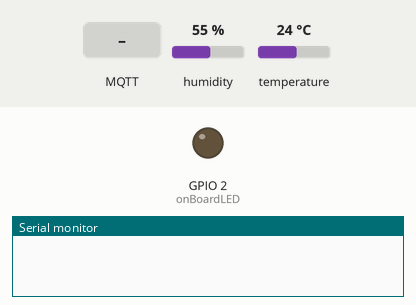
Bench run of a program on a simulated ESP32. On the bench: output pins drawn as LEDs (lit = HIGH), the last lines printed to the serial monitor. Inputs (shaded band) come from the test bench; at power-on: humidity 55 %, temperature 24 °C. No MQTT or app messages arrive unless stated.

Above: at 5.8 s.
5.9 s: MQTT message "ON" arrives on the first subscribed topic
At 7.4 s:
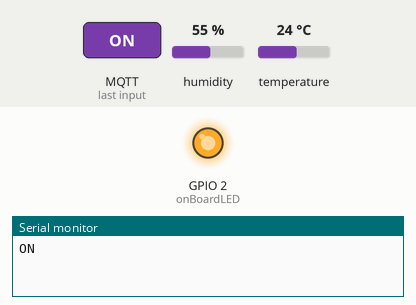
8.1 s: MQTT message "OFF" arrives on the first subscribed topic
At 10.0 s:
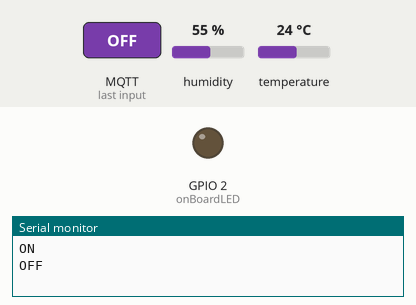
Timing chart, 0 to 11.5 s (numbered marks = the images above; inputs shaded):
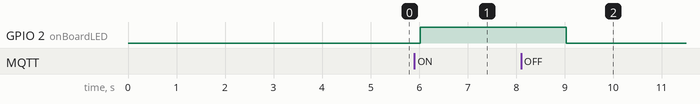

The program:

main.cpp
```cpp
#include <Arduino.h>
#include <WiFi.h>
#include "EspMQTTClient.h"
#include "DHTesp.h"
#include "string.h"

#define DHTpin 13

DHTesp dht;

const int onBoardLED = 2;
const String *LEDIsTrue;
const char *mqtt_topic_temp = "nr_nodered/Temperature";
const char *mqtt_topic_hum = "nr_nodered/Humidity";
const char *mqtt_topic_switch = "nr_nodered/Switch";

EspMQTTClient client(
    "Andre",
    "Andre1818",
    "test.mosquitto.org", // MQTT Broker
    "",                   // Can be omitted if not needed
    "",                   // Can be omitted if not needed
    "andreESP",           // Client name that uniquely identify your device
    1883                  // The MQTT port, default to 1883. this line can be omitted
);

void LEDToggle(const String &LED)
{
  if (LED == "ON")
  {
    digitalWrite(onBoardLED, HIGH);
  }
  else if (LED == "OFF")
  {
    digitalWrite(onBoardLED, LOW);
  }
}

void setup()
{
  Serial.begin(115200);
  pinMode(onBoardLED, OUTPUT);
  // Optionnal functionnalities of EspMQTTClient :
  client.enableDebuggingMessages();                                          // Enable debugging messages sent to serial output
  client.enableHTTPWebUpdater();                                             // Enable the web updater. User and password default to values of MQTTUsername and MQTTPassword. These can be overrited with enableHTTPWebUpdater("user", "password").
  client.enableLastWillMessage("TestClient/lastwill", "I am going offline"); // You can activate the retain flag by setting the third parameter to true
  // SetUp of DHT22 Sensor
  dht.setup(DHTpin, DHTesp::DHT22);
}

// This function is called once everything is connected (Wifi and MQTT)
// WARNING : YOU MUST IMPLEMENT IT IF YOU USE EspMQTTClient
void onConnectionEstablished()
{
  // Subscribe to "nr_nodered/Switch" and display received message to Serial
  client.subscribe(mqtt_topic_switch, [](const String &payload)
                   {
  Serial.println(payload);
  LEDIsTrue = &payload;
  LEDToggle(*LEDIsTrue); });
}

void loop()
{
  client.loop();
  delay(dht.getMinimumSamplingPeriod());
  float humidity = dht.getHumidity();
  float temperature = dht.getTemperature();
  // char payload[32];

  // snprintf(payload, sizeof(payload), "%.1f,%.1f", temperature, humidity);
  client.publish(mqtt_topic_temp, (String)temperature);
  client.publish(mqtt_topic_hum, (String)humidity);
  delay(1000);
}
```

Measured:
- after the input at 5.9 s, GPIO 2 (onBoardLED): LOW → HIGH after 0.12 s
- after the input at 8.1 s, GPIO 2 (onBoardLED): HIGH → LOW after 0.93 s
